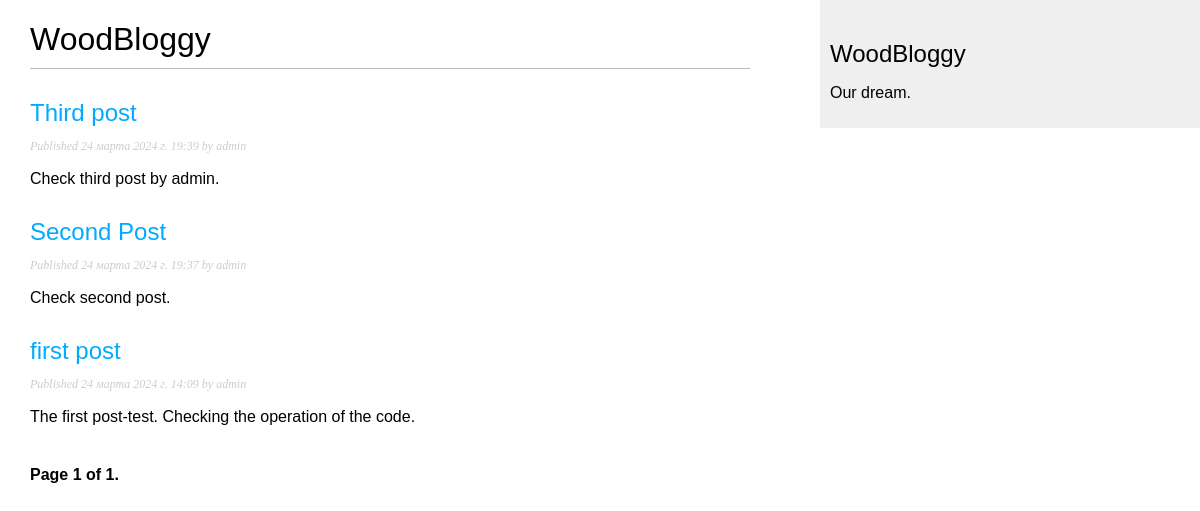
The page /blog/ on the database as committed earlier.
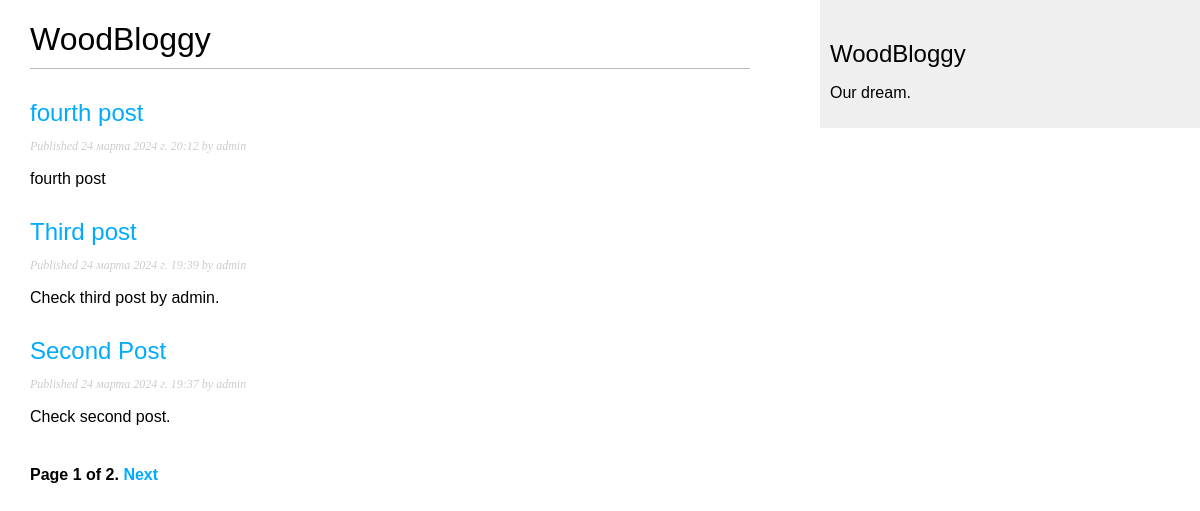
The same page on the database as committed later.
### blog/models.py (models this page shows, shortened)
class Post(models.Model):
    class Status(models.TextChoices):
        DRAFT = 'DF', 'Draft'
        PUBLISHED = 'PB', 'Published'
    title = models.CharField(max_length=250)
    slug = models.SlugField(max_length=250, unique_for_date='publish')
    author = models.ForeignKey(User,
                               on_delete=models.CASCADE,
                               related_name='blog_posts')
    body = models.TextField()
    publish = models.DateTimeField(default=timezone.now)
    created = models.DateTimeField(auto_now_add=True)
    updated = models.DateTimeField(auto_now=True)
    status = models.CharField(max_length=2,
                              choices=Status.choices,
                              default=Status.DRAFT)
    objects = models.Manager()
    published = PublishedManager()
    class Meta:
        ordering = ['-publish']
        indexes = [
            models.Index(fields=['-publish']),
        ]
    def get_absolute_url(self):
        return reverse('blog:post_detail',
                       args=[self.publish.year,
                             self.publish.month,
                             self.publish.day,
                             self.slug])

### blog/views.py (the view)
# urls.py: path('', views.post_list, name='post_list'),
def post_list(request):
    posts = Post.published.all()
    paginator = Paginator(posts, 3)
    page_number = request.GET.get('page', 1)
    try:
        posts = paginator.page(page_number)
    except PageNotAnInteger:
        posts = paginator.page(1)
    except EmptyPage:
        posts = paginator.page(paginator.num_pages)
    return render(request, 'blog/post/list.html', {'posts': posts})

### blog/models.py (called while the page is built)
    def get_queryset(self):
        return super().get_queryset()\
            .filter(status=Post.Status.PUBLISHED)

### blog/templates/blog/post/list.html (shortened to what this page needs)
{% extends "blog/base.html" %}
{% block content %}
<h1>WoodBloggy</h1>
{% for post in posts %}
    <h2>
        <a href="{{ post.get_absolute_url }}">
        {{ post.title }}
        </a>
    </h2>
    <p class="date">
    Published {{ post.publish }} by {{ post.author }}
    </p>
    {{ post.body|truncatewords:30|linebreaks }}
{% endfor %}
{% include "pagination.html" with page=posts %}
{% endblock %}

Rows that differ between the two databases and show on the page:
no longer on this page (row unchanged): Post: title "first post", publish "24 марта 2024 г. 14:09", author "admin", body "The first post-test. Checking the operation of the code."
added Post: title "fourth post", publish "24 марта 2024 г. 20:12", author "admin", body "fourth post"
Other text that changed with them:
{{ page.paginator.num_pages }}: "1" → "2"
text now shown: "Next"
